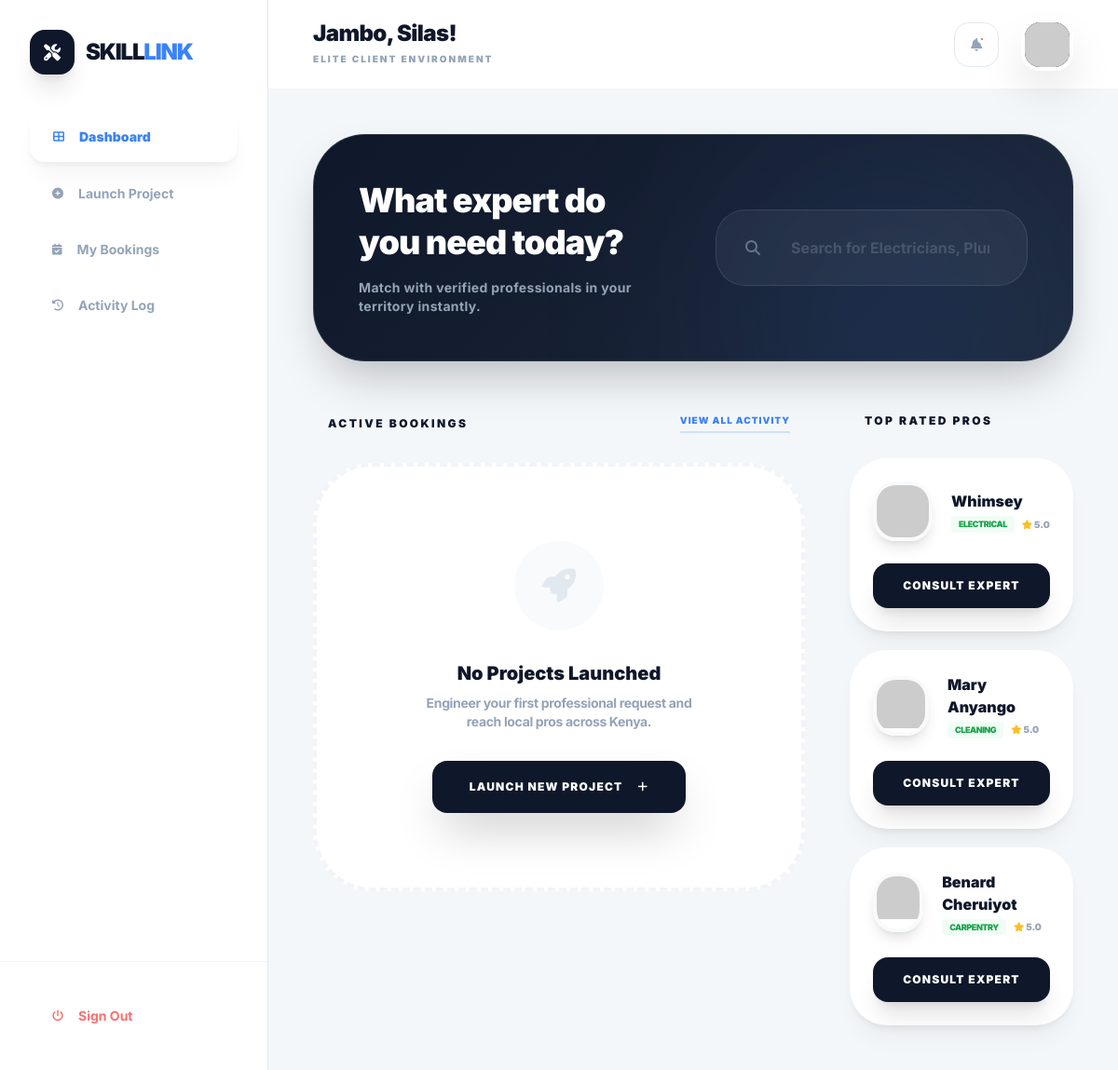
Page /client/dashboard.php (signed in) on the earlier database version.
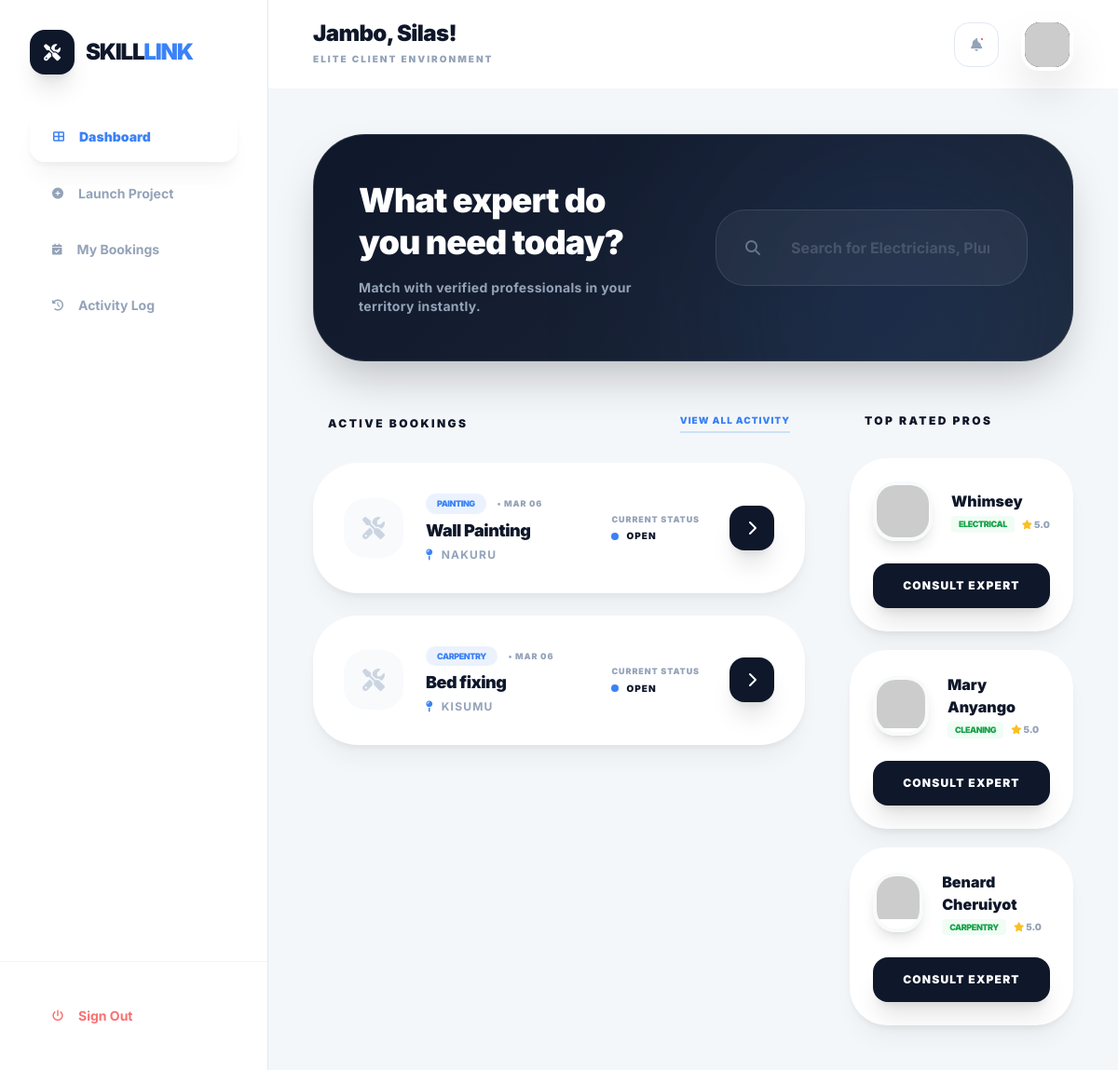
Same page on the later database version.
### tables this page shows
CREATE TABLE `worker_profiles` (
  `profile_id` int(11) NOT NULL,
  `user_id` int(11) NOT NULL COMMENT 'Links to the shared users table',
  `category_id` int(11) NOT NULL COMMENT 'Links to the Blueprint (categories) table',
  `bio` text NOT NULL COMMENT 'The professional summary for clients',
  `profile_photo` varchar(255) DEFAULT 'default-pro.png' COMMENT 'Path to the headshot',
  `onboarded_at` timestamp NOT NULL DEFAULT current_timestamp(),
  `hourly_rate` decimal(10,2) DEFAULT 0.00,
  `service_radius` int(11) DEFAULT 10,
  `is_live` tinyint(1) DEFAULT 1,
  `id_proof_path` varchar(255) DEFAULT NULL,
  `is_verified` tinyint(1) DEFAULT 0
);

CREATE TABLE `users` (
  `id` int(11) NOT NULL,
  `full_name` varchar(255) NOT NULL,
  `email` varchar(255) NOT NULL,
  `phone` varchar(20) NOT NULL,
  `county` varchar(100) NOT NULL,
  `area` varchar(100) NOT NULL,
  `password` varchar(255) NOT NULL,
  `role` enum('client','worker','admin') NOT NULL,
  `status` enum('active','suspended') DEFAULT 'active',
  `created_at` timestamp NOT NULL DEFAULT current_timestamp()
);

CREATE TABLE `categories` (
  `id` int(11) NOT NULL,
  `cat_name` varchar(50) NOT NULL COMMENT 'Display name (e.g., Plumbing)',
  `cat_icon` varchar(50) NOT NULL COMMENT 'FontAwesome class (e.g., fa-wrench)',
  `sort_order` int(11) DEFAULT 0 COMMENT 'Controls UI display sequence',
  `status` enum('active','hidden') DEFAULT 'active' COMMENT 'Allows temporary hiding of categories',
  `created_at` timestamp NOT NULL DEFAULT current_timestamp()
);

CREATE TABLE `tasks` (
  `id` int(11) NOT NULL,
  `client_id` int(11) NOT NULL,
  `category_id` int(11) NOT NULL,
  `worker_id` int(11) DEFAULT NULL,
  `title` varchar(255) NOT NULL,
  `description` text NOT NULL,
  `location_name` varchar(255) NOT NULL,
  `latitude` decimal(10,8) DEFAULT NULL,
  `longitude` decimal(11,8) DEFAULT NULL,
  `budget` decimal(10,2) DEFAULT 0.00,
  `budget_type` enum('fixed','negotiable') DEFAULT 'fixed',
  `status` enum('open','assigned','in_progress','completed','cancelled') DEFAULT 'open',
  `created_at` timestamp NOT NULL DEFAULT current_timestamp(),
  `updated_at` timestamp NOT NULL DEFAULT current_timestamp() ON UPDATE current_timestamp()
);

### client/dashboard.php (the view, shortened to what this page needs)
<?php
$base_dir = dirname(__DIR__);
require_once $base_dir . '/includes/config.php';
$user_id = $_SESSION['user_id'];
$user_name = $_SESSION['full_name'];
$active_tasks_query = $conn->query("SELECT t.*, c.cat_name
                                    FROM tasks t
                                    JOIN categories c ON t.category_id = c.id
                                    WHERE t.client_id = '$user_id'
                                    AND t.status IN ('open', 'assigned', 'in_progress')
                                    ORDER BY t.created_at DESC");
$pros_query = $conn->query("SELECT wp.*, u.full_name, c.cat_name
                            FROM worker_profiles wp
                            JOIN users u ON wp.user_id = u.id
                            JOIN categories c ON wp.category_id = c.id
                            WHERE wp.is_live = 1
                            LIMIT 3");
?>
<!DOCTYPE html>
<html lang="en">
<head>
    <script src="https://cdn.tailwindcss.com"></script>
    <link rel="stylesheet" href="https://cdnjs.cloudflare.com/ajax/libs/font-awesome/6.4.0/css/all.min.css">
</head>
<body class="bg-[#f8fafc] font-sans antialiased text-slate-900 overflow-hidden">
    <div class="flex h-screen overflow-hidden">
        <aside class="w-72 glass-sidebar border-r border-slate-200 flex flex-col z-50">
            <div class="p-8">
                <div class="flex items-center gap-3 mb-10">
                    <div class="w-12 h-12 bg-slate-900 text-white rounded-2xl flex items-center justify-center shadow-xl">
                        <i class="fas fa-screwdriver-wrench text-lg"></i>
                    </div>
                    <span class="text-2xl font-black tracking-tighter uppercase">Skill<span class="text-skill-blue">Link</span></span>
                </div>
                <nav class="space-y-2">
                    <a href="dashboard.php" class="bg-white elite-card text-skill-blue flex items-center gap-4 px-6 py-4 rounded-2xl font-black text-sm">
                        <i class="fas fa-th-large text-xs"></i> Dashboard
                    </a>
                    <a href="post-job.php" class="flex items-center gap-4 px-6 py-4 text-slate-400 hover:text-slate-900 transition-all rounded-2xl font-bold text-sm">
                        <i class="fas fa-plus-circle text-xs"></i> Launch Project
                    </a>
                    <a href="#" class="flex items-center gap-4 px-6 py-4 text-slate-400 hover:text-slate-900 transition-all rounded-2xl font-bold text-sm">
                        <i class="fas fa-calendar-check text-xs"></i> My Bookings
                    </a>
                    <a href="#" class="flex items-center gap-4 px-6 py-4 text-slate-400 hover:text-slate-900 transition-all rounded-2xl font-bold text-sm">
                        <i class="fas fa-history text-xs"></i> Activity Log
                    </a>
                </nav>
            </div>
            <div class="mt-auto p-8 border-t border-slate-100">
                <a href="../auth/logout.php" class="flex items-center gap-4 px-6 py-4 text-red-400 hover:text-red-600 hover:bg-red-50 rounded-2xl font-bold text-sm transition-all">
                    <i class="fas fa-power-off text-xs"></i> Sign Out
                </a>
            </div>
        </aside>
        <main class="flex-1 flex flex-col overflow-hidden relative">
            <header class="h-24 flex items-center justify-between px-12 bg-white border-b border-slate-100 relative z-20">
                <div>
                    <h1 class="text-2xl font-black text-slate-900 tracking-tight leading-none">Jambo, <?php echo explode(' ', $user_name)[0]; ?>!</h1>
                    <p class="text-[10px] font-black text-slate-400 uppercase tracking-[0.2em] mt-2">Elite Client Environment</p>
                </div>
                <div class="flex items-center gap-6">
                    <button class="w-12 h-12 bg-white border border-slate-200 rounded-2xl flex items-center justify-center text-slate-400 hover:text-skill-blue hover:border-skill-blue transition-all relative">
                        <i class="fas fa-bell text-sm"></i>
                        <span class="absolute top-3 right-3 w-2.5 h-2.5 bg-red-500 border-4 border-white rounded-full"></span>
                    </button>
                    <div class="w-14 h-14 bg-slate-900 rounded-[1.25rem] overflow-hidden border-4 border-white shadow-2xl">
                        <img src="https://ui-avatars.com/api/?name=<?php echo urlencode($user_name); ?>&background=0f172a&color=fff" alt="User">
                    </div>
                </div>
            </header>
            <section class="flex-1 overflow-y-auto p-12 custom-scroll bg-[#f1f5f9]/50 relative">
                <div class="hero-glass rounded-[3.5rem] p-12 mb-14 relative overflow-hidden shadow-2xl">
                    <div class="absolute top-0 right-0 w-96 h-96 bg-skill-blue/10 rounded-full blur-[100px]"></div>
                    <div class="relative z-10 flex flex-col lg:flex-row items-center gap-12">
                        <div class="flex-1 space-y-4">
                            <h2 class="text-4xl font-black text-white tracking-tight leading-tight">What expert do<br>you need today?</h2>
                            <p class="text-slate-400 font-bold text-sm tracking-wide">Match with verified professionals in your territory instantly.</p>
                        </div>
                        <div class="flex-1 w-full group">
                            <div class="relative">
                                <i class="fas fa-magnifying-glass absolute left-8 top-1/2 -translate-y-1/2 text-slate-500 group-focus-within:text-skill-blue transition-colors"></i>
                                <input type="text" placeholder="Search for Electricians, Plumbers..."
                                       class="w-full bg-white/5 border border-white/10 rounded-[2rem] py-7 pl-20 pr-10 text-white font-bold placeholder:text-slate-600 focus:bg-white/10 focus:ring-4 focus:ring-skill-blue/20 outline-none transition-all">
                            </div>
                        </div>
                    </div>
                </div>
                <div class="grid grid-cols-1 lg:grid-cols-3 gap-12">
                    <div class="lg:col-span-2 space-y-8">
                        <div class="flex items-center justify-between px-4">
                            <h3 class="text-xs font-black text-slate-900 uppercase tracking-[0.2em]">Active Bookings</h3>
                            <a href="#" class="text-[10px] font-black text-skill-blue uppercase tracking-widest border-b-2 border-skill-blue/20 hover:border-skill-blue transition-all pb-1">View All Activity</a>
                        </div>
                        <div class="grid grid-cols-1 gap-6">
                            <?php if($active_tasks_query->num_rows > 0): ?>
                                <?php while($task = $active_tasks_query->fetch_assoc()): ?>
                                <div class="elite-card p-8 rounded-[3rem] flex items-center justify-between group hover:border-skill-blue transition-all">
                                    <div class="flex items-center gap-6">
                                        <div class="w-16 h-16 bg-slate-50 rounded-[1.5rem] flex items-center justify-center text-slate-300 group-hover:text-skill-blue transition-colors">
                                            <i class="fas fa-screwdriver-wrench text-2xl"></i>
                                        </div>
                                        <div>
                                            <div class="flex items-center gap-3 mb-1">
                                                <span class="px-3 py-1 bg-skill-blue/10 text-skill-blue text-[9px] font-black uppercase rounded-full tracking-tighter"><?php echo $task['cat_name']; ?></span>
                                                <span class="text-[9px] font-black text-slate-400 uppercase tracking-widest">• <?php echo date('M d', strtotime($task['created_at'])); ?></span>
                                            </div>
                                            <h4 class="text-lg font-black text-slate-900 tracking-tight"><?php echo $task['title']; ?></h4>
                                            <p class="text-xs text-slate-400 font-bold mt-1 uppercase tracking-widest"><i class="fas fa-map-pin mr-1 text-skill-blue"></i> <?php echo $task['location_name']; ?></p>
                                        </div>
                                    </div>
                                    <div class="text-right flex items-center gap-8">
                                        <div class="hidden md:block">
                                            <p class="text-[9px] font-black text-slate-400 uppercase tracking-widest mb-1">Current Status</p>
                                            <div class="flex items-center gap-2">
                                                <div class="w-2 h-2 bg-skill-blue rounded-full status-searching"></div>
                                                <span class="text-[10px] font-black text-slate-900 uppercase tracking-widest"><?php echo strtoupper($task['status']); ?></span>
                                            </div>
                                        </div>
                                        <button class="w-12 h-12 bg-slate-900 text-white rounded-2xl flex items-center justify-center shadow-xl hover:bg-skill-blue transition-all">
                                            <i class="fas fa-chevron-right"></i>
                                        </button>
                                    </div>
                                </div>
                                <?php endwhile; ?>
                            <?php else: ?>
                                <div class="bg-white border-4 border-dashed border-slate-100 rounded-[4rem] p-20 text-center space-y-8 group hover:border-skill-blue/20 transition-all">
                                    <div class="w-24 h-24 bg-slate-50 text-slate-200 rounded-full flex items-center justify-center mx-auto transition-transform group-hover:scale-110">
                                        <i class="fas fa-rocket text-4xl"></i>
                                    </div>
                                    <div class="space-y-2">
                                        <h4 class="text-xl font-black text-slate-900">No Projects Launched</h4>
                                        <p class="text-sm text-slate-400 font-bold tracking-tight max-w-xs mx-auto">Engineer your first professional request and reach local pros across Kenya.</p>
                                    </div>
                                    <a href="post-job.php" class="inline-flex items-center gap-4 px-10 py-5 bg-slate-900 text-white rounded-2xl font-black text-xs uppercase tracking-widest hover:bg-skill-blue transition-all shadow-2xl">
                                        Launch New Project <i class="fas fa-plus"></i>
                                    </a>
                                </div>
                            <?php endif; ?>
                        </div>
                    </div>
                    <div class="space-y-8">
                        <h3 class="text-xs font-black text-slate-900 uppercase tracking-[0.2em] px-4">Top Rated Pros</h3>
                        <div class="space-y-5">
                            <?php while($pro = $pros_query->fetch_assoc()): ?>
                            <div class="bg-white elite-card p-6 rounded-[2.5rem] group hover:-translate-y-2 transition-all duration-500">
                                <div class="flex items-center gap-5 mb-6">
                                    <div class="w-16 h-16 rounded-[1.5rem] overflow-hidden border-4 border-slate-50 shadow-lg">
                                        <img src="https://ui-avatars.com/api/?name=<?php echo urlencode($pro['full_name']); ?>&background=random" alt="Pro">
                                    </div>
                                    <div>
                                        <h5 class="text-base font-black text-slate-900 group-hover:text-skill-blue transition-colors"><?php echo $pro['full_name']; ?></h5>
                                        <div class="flex items-center gap-2 mt-1">
                                            <span class="bg-green-50 text-green-600 text-[9px] font-black px-2 py-0.5 rounded uppercase tracking-tighter"><?php echo $pro['cat_name']; ?></span>
                                            <span class="text-[10px] font-black text-slate-400"><i class="fas fa-star text-amber-400"></i> 5.0</span>
                                        </div>
                                    </div>
                                </div>
                                <button class="w-full py-4 bg-slate-900 text-white rounded-2xl font-black text-xs uppercase tracking-widest hover:bg-skill-blue transition-all shadow-xl active:scale-95">
                                    Consult Expert
                                </button>
                            </div>
                            <?php endwhile; ?>
                        </div>
                    </div>
                </div>
            </section>
        </main>
    </div>
</body>
</html>

### client/dashboard.php (style rules this page uses)
.glass-sidebar { background: rgba(255, 255, 255, 0.9); backdrop-filter: blur(20px); }
.elite-card { background: white; border: 1px solid rgba(255, 255, 255, 0.6); box-shadow: 0 4px 6px -1px rgba(0, 0, 0, 0.05), 0 20px 25px -5px rgba(0, 0, 0, 0.04); }
.status-searching { animation: status-pulse 2s infinite; }
.hero-glass { background: linear-gradient(135deg, #0f172a 0%, #1e293b 100%); border: 1px solid rgba(255, 255, 255, 0.1); }

Differences in the rows shown:
added tasks: category.cat_name "PAINTING", created_at "MAR 06", title "Wall Painting", location_name "NAKURU", status "OPEN"
added tasks: category.cat_name "CARPENTRY", created_at "MAR 06", title "Bed fixing", location_name "KISUMU", status "OPEN"
Other differences:
text no longer shown: "No Projects Launched Engineer your first professional request and reach local pros across Kenya. LAUNCH NEW PROJECT"
